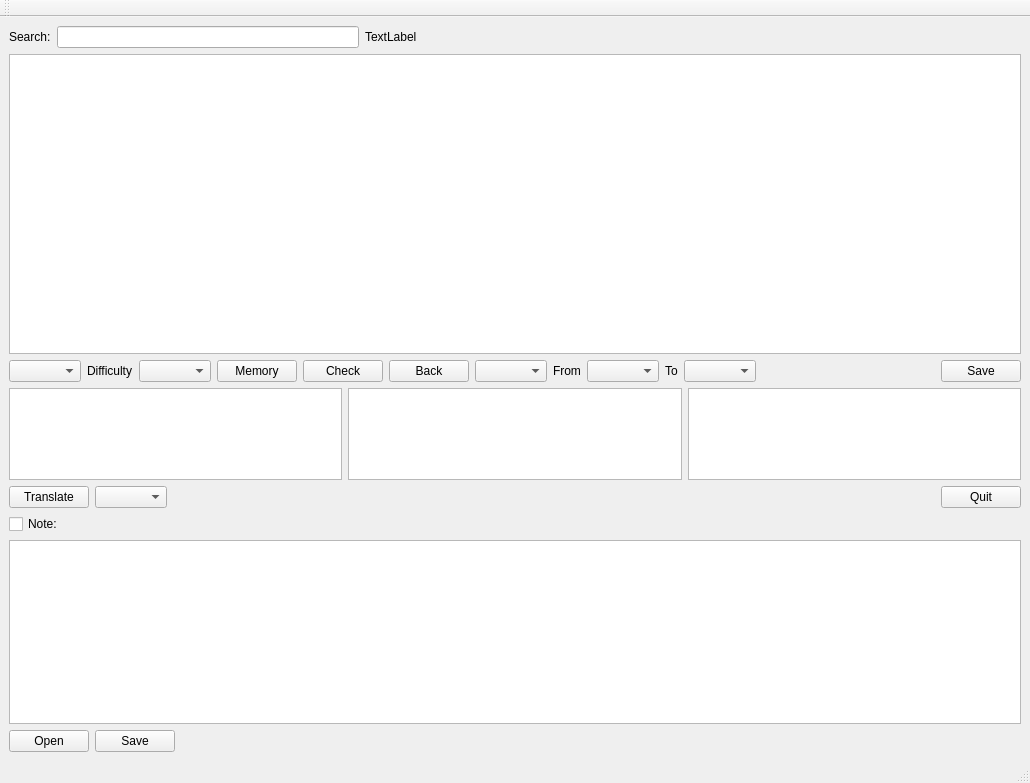
<?xml version="1.0" encoding="UTF-8"?>
<ui version="4.0">
 <class>MainWindow</class>
 <widget class="QMainWindow" name="MainWindow">
  <property name="enabled">
   <bool>true</bool>
  </property>
  <property name="geometry">
   <rect>
    <x>0</x>
    <y>0</y>
    <width>1030</width>
    <height>783</height>
   </rect>
  </property>
  <property name="minimumSize">
   <size>
    <width>0</width>
    <height>500</height>
   </size>
  </property>
  <property name="windowTitle">
   <string>Werkwoorden Master</string>
  </property>
  <widget class="QWidget" name="centralwidget">
   <layout class="QVBoxLayout" name="verticalLayout_2">
    <item>
     <layout class="QHBoxLayout" name="horizontalLayout">
      <item>
       <widget class="QLabel" name="labelSearch">
        <property name="text">
         <string>Search:</string>
        </property>
       </widget>
      </item>
      <item>
       <widget class="QLineEdit" name="textEditSearch">
        <property name="toolTip">
         <string>Search as you type</string>
        </property>
       </widget>
      </item>
      <item>
       <widget class="QLabel" name="labelSearchResult">
        <property name="enabled">
         <bool>true</bool>
        </property>
        <property name="text">
         <string>TextLabel</string>
        </property>
       </widget>
      </item>
      <item>
       <spacer name="horizontalSpacer_4">
        <property name="orientation">
         <enum>Qt::Horizontal</enum>
        </property>
        <property name="sizeHint" stdset="0">
         <size>
          <width>40</width>
          <height>20</height>
         </size>
        </property>
       </spacer>
      </item>
      <item>
       <spacer name="horizontalSpacer_3">
        <property name="orientation">
         <enum>Qt::Horizontal</enum>
        </property>
        <property name="sizeHint" stdset="0">
         <size>
          <width>40</width>
          <height>20</height>
         </size>
        </property>
       </spacer>
      </item>
     </layout>
    </item>
    <item>
     <widget class="QTableWidget" name="tableWidget">
      <property name="minimumSize">
       <size>
        <width>0</width>
        <height>300</height>
       </size>
      </property>
      <property name="font">
       <font>
        <pointsize>11</pointsize>
       </font>
      </property>
      <attribute name="horizontalHeaderStretchLastSection">
       <bool>true</bool>
      </attribute>
      <attribute name="verticalHeaderStretchLastSection">
       <bool>false</bool>
      </attribute>
     </widget>
    </item>
    <item>
     <layout class="QHBoxLayout" name="horizontalLayout_2">
      <item>
       <widget class="QComboBox" name="comboBox">
        <property name="toolTip">
         <string>Memory randomly or choose a target column</string>
        </property>
       </widget>
      </item>
      <item>
       <widget class="QLabel" name="labelDifficulty">
        <property name="text">
         <string>Difficulty</string>
        </property>
       </widget>
      </item>
      <item>
       <widget class="QComboBox" name="comboBoxDifficulty"/>
      </item>
      <item>
       <widget class="QPushButton" name="buttonMemory">
        <property name="toolTip">
         <string>Fill the gaps in the table</string>
        </property>
        <property name="text">
         <string>Memory</string>
        </property>
       </widget>
      </item>
      <item>
       <widget class="QPushButton" name="buttonCheck">
        <property name="toolTip">
         <string>Check the correct results</string>
        </property>
        <property name="text">
         <string>Check</string>
        </property>
       </widget>
      </item>
      <item>
       <widget class="QPushButton" name="buttonBack">
        <property name="toolTip">
         <string>Go back to main table</string>
        </property>
        <property name="text">
         <string>Back</string>
        </property>
       </widget>
      </item>
      <item>
       <widget class="QComboBox" name="comboBoxRangeType"/>
      </item>
      <item>
       <widget class="QLabel" name="labelFrom">
        <property name="text">
         <string>From</string>
        </property>
       </widget>
      </item>
      <item>
       <widget class="QComboBox" name="comboBoxRangeStart">
        <property name="sizeAdjustPolicy">
         <enum>QComboBox::AdjustToContents</enum>
        </property>
       </widget>
      </item>
      <item>
       <widget class="QLabel" name="labelTo">
        <property name="text">
         <string>To</string>
        </property>
       </widget>
      </item>
      <item>
       <widget class="QComboBox" name="comboBoxRangeEnd">
        <property name="sizeAdjustPolicy">
         <enum>QComboBox::AdjustToContents</enum>
        </property>
       </widget>
      </item>
      <item>
       <spacer name="horizontalSpacer">
        <property name="orientation">
         <enum>Qt::Horizontal</enum>
        </property>
        <property name="sizeHint" stdset="0">
         <size>
          <width>40</width>
          <height>20</height>
         </size>
        </property>
       </spacer>
      </item>
      <item>
       <widget class="QPushButton" name="buttonSave">
        <property name="toolTip">
         <string>Save the changes in main table</string>
        </property>
        <property name="text">
         <string>Save</string>
        </property>
       </widget>
      </item>
     </layout>
    </item>
    <item>
     <layout class="QHBoxLayout" name="horizontalLayout_3">
      <item alignment="Qt::AlignBottom">
       <widget class="QPlainTextEdit" name="plainTextInput">
        <property name="maximumSize">
         <size>
          <width>16777215</width>
          <height>100</height>
         </size>
        </property>
        <property name="font">
         <font>
          <pointsize>12</pointsize>
         </font>
        </property>
        <property name="toolTip">
         <string>Enter English, Dutch or another language to translate among these languages
(a)Enter to translate
(b)Ctrl+Enter to input multiply lines</string>
        </property>
       </widget>
      </item>
      <item alignment="Qt::AlignBottom">
       <widget class="QPlainTextEdit" name="plainTextOutput1">
        <property name="maximumSize">
         <size>
          <width>16777215</width>
          <height>100</height>
         </size>
        </property>
        <property name="font">
         <font>
          <pointsize>12</pointsize>
         </font>
        </property>
        <property name="readOnly">
         <bool>true</bool>
        </property>
       </widget>
      </item>
      <item alignment="Qt::AlignBottom">
       <widget class="QPlainTextEdit" name="plainTextOutput2">
        <property name="enabled">
         <bool>true</bool>
        </property>
        <property name="maximumSize">
         <size>
          <width>16777215</width>
          <height>100</height>
         </size>
        </property>
        <property name="font">
         <font>
          <pointsize>12</pointsize>
         </font>
        </property>
        <property name="readOnly">
         <bool>true</bool>
        </property>
       </widget>
      </item>
     </layout>
    </item>
    <item>
     <layout class="QHBoxLayout" name="horizontalLayout_4">
      <item>
       <widget class="QPushButton" name="buttonTranslate">
        <property name="toolTip">
         <string>Google translate</string>
        </property>
        <property name="text">
         <string>Translate</string>
        </property>
        <property name="icon">
         <iconset>
          <normaloff>Google_Translate_logo.png</normaloff>Google_Translate_logo.png</iconset>
        </property>
       </widget>
      </item>
      <item>
       <widget class="QComboBox" name="comboBoxLang">
        <property name="toolTip">
         <string>Choose a third language other than English and Dutch</string>
        </property>
       </widget>
      </item>
      <item>
       <spacer name="horizontalSpacer_2">
        <property name="orientation">
         <enum>Qt::Horizontal</enum>
        </property>
        <property name="sizeHint" stdset="0">
         <size>
          <width>40</width>
          <height>20</height>
         </size>
        </property>
       </spacer>
      </item>
      <item>
       <widget class="QPushButton" name="buttonQuit">
        <property name="toolTip">
         <string>Exit the app</string>
        </property>
        <property name="text">
         <string>Quit</string>
        </property>
       </widget>
      </item>
     </layout>
    </item>
    <item>
     <layout class="QVBoxLayout" name="verticalLayout">
      <item>
       <widget class="QCheckBox" name="checkBox">
        <property name="text">
         <string>Note:</string>
        </property>
       </widget>
      </item>
      <item>
       <widget class="QTextEdit" name="textEditNote">
        <property name="font">
         <font>
          <pointsize>16</pointsize>
         </font>
        </property>
       </widget>
      </item>
     </layout>
    </item>
    <item>
     <layout class="QHBoxLayout" name="horizontalLayout_5">
      <item>
       <widget class="QPushButton" name="pushButtonNoteOpen">
        <property name="text">
         <string>Open</string>
        </property>
       </widget>
      </item>
      <item>
       <widget class="QPushButton" name="pushButtonNoteSave">
        <property name="text">
         <string>Save</string>
        </property>
       </widget>
      </item>
      <item>
       <spacer name="horizontalSpacer_5">
        <property name="orientation">
         <enum>Qt::Horizontal</enum>
        </property>
        <property name="sizeHint" stdset="0">
         <size>
          <width>40</width>
          <height>20</height>
         </size>
        </property>
       </spacer>
      </item>
     </layout>
    </item>
   </layout>
  </widget>
  <widget class="QStatusBar" name="statusbar"/>
  <widget class="QToolBar" name="toolBar">
   <property name="windowTitle">
    <string>toolBar</string>
   </property>
   <attribute name="toolBarArea">
    <enum>TopToolBarArea</enum>
   </attribute>
   <attribute name="toolBarBreak">
    <bool>false</bool>
   </attribute>
  </widget>
 </widget>
 <resources/>
 <connections/>
</ui>
